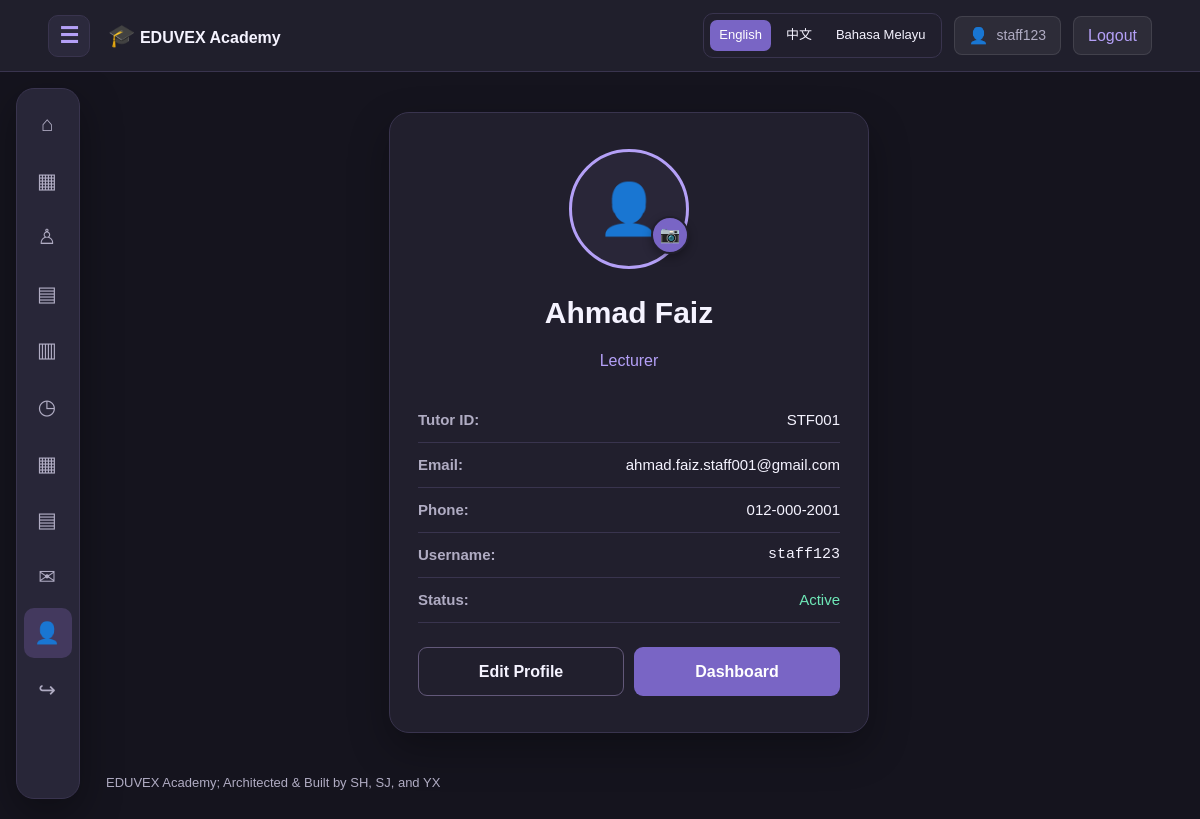
The page /tutor/profile.php (signed in) on the database its author committed.
### tables this page shows
CREATE TABLE IF NOT EXISTS user_accounts (
    user_id BIGINT UNSIGNED AUTO_INCREMENT PRIMARY KEY,
    username VARCHAR(100) NOT NULL UNIQUE,
    email VARCHAR(180) NOT NULL UNIQUE,
    password_hash VARCHAR(255) NOT NULL,

    role ENUM(
        'admin',
        'staff',
        'student'
    ) NOT NULL,

    admin_id VARCHAR(12) UNIQUE NULL,
    staff_id VARCHAR(12) UNIQUE NULL,
    student_id VARCHAR(12) UNIQUE NULL,

    preferred_language VARCHAR(10) DEFAULT 'en',
    profile_image VARCHAR(255) DEFAULT NULL,
    is_active TINYINT(1) DEFAULT 1,
    created_at TIMESTAMP DEFAULT CURRENT_TIMESTAMP
);

CREATE TABLE IF NOT EXISTS staff (
    staff_id VARCHAR(12) PRIMARY KEY,
    staff_name VARCHAR(120) NOT NULL,
    staff_email VARCHAR(180) UNIQUE,
    staff_phone_number VARCHAR(30),
    staff_role VARCHAR(60)
);

### includes/functions.php (called while the page is built, shortened)
<?php
function h(mixed $value): string {
    return htmlspecialchars(
        (string)($value ?? ''),
        ENT_QUOTES | ENT_SUBSTITUTE,
        'UTF-8'
    );
}
function url(string $path = ''): string {
    return BASE_URL . '/' . ltrim($path, '/');
}
function logged_in(): bool {
    return isset($_SESSION['user_id']);
}
function me(): array {
    return [
        'id' => $_SESSION['user_id'] ?? null,
        'username' => $_SESSION['username'] ?? '',
        'role' => $_SESSION['role'] ?? ''
    ];
}

### tutor/profile.php (the view, shortened to what this page needs)
<?php
require_once __DIR__ . '/../config/database.php';
$userId = me()['id'] ?? null;
$staff_id = me()['staff_id'] ?? null;
if (!$staff_id && $userId) {
    $stmt = $pdo->prepare("SELECT staff_id FROM user_accounts WHERE user_id = ?");
    $stmt->execute([$userId]);
    $staff_id = $stmt->fetchColumn();
}
$stmt = $pdo->prepare("
    SELECT st.*, u.user_id, u.username, u.email as user_email, u.is_active, u.profile_image
    FROM staff st
    LEFT JOIN user_accounts u ON u.staff_id = st.staff_id
    WHERE st.staff_id = ?
");
$stmt->execute([$staff_id]);
$tutor = $stmt->fetch();
require __DIR__ . '/../includes/header.php';
?>
<div class="profile-card-portrait">
    <div class="profile-avatar-container">
        <?php if (!empty($tutor['profile_image']) && file_exists(__DIR__ . '/../' . $tutor['profile_image'])): ?>
            <img src="<?= h(url($tutor['profile_image'])) ?>" alt="Profile Picture" class="profile-avatar-img">
        <?php else: ?>
            <div class="profile-avatar-placeholder">👤</div>
        <?php endif; ?>
        <label for="profile_image" class="profile-upload-btn-badge" title="Change Profile Photo">
            📷
        </label>
    </div>
    <h2><?= h($tutor['staff_name'] ?? 'Tutor Profile') ?></h2>
    <p style="color: var(--accent); margin-top: -8px; margin-bottom: 20px;"><?= h($tutor['staff_role'] ?? 'Tutor') ?></p>
    <div id="profileViewMode">
        <ul class="profile-details-list">
            <li><strong>Tutor ID:</strong> <span><?= h($tutor['staff_id'] ?? 'N/A') ?></span></li>
            <li><strong>Email:</strong> <span><?= h($tutor['staff_email'] ?: $tutor['user_email']) ?></span></li>
            <li><strong>Phone:</strong> <span><?= h($tutor['staff_phone_number'] ?? 'N/A') ?></span></li>
            <li><strong>Username:</strong> <code><?= h($tutor['username'] ?? me()['username']) ?></code></li>
            <li><strong>Status:</strong> <span style="color: #6EE7B7;"><?= ($tutor['is_active'] ?? 1) ? 'Active' : 'Inactive' ?></span></li>
        </ul>
        <div style="display: flex; gap: 10px; margin-top: 24px;">
            <button type="button" class="button button-outline" onclick="toggleEditMode()" style="flex: 1;">Edit Profile</button>
            <a class="button" href="<?= h(url('tutor/dashboard.php')) ?>" style="flex: 1; text-align: center;">Dashboard</a>
        </div>
    </div>
</div>
<?php require __DIR__ . '/../includes/footer.php'; ?>

### includes/navbar.php
<?php
require_once __DIR__ . '/functions.php';
require_once __DIR__ . '/../config/database.php';
$account = logged_in() ? me() : null;
$role = $account['role'] ?? '';
$profileUrl = '#';
$profileImage = '';
if ($account && isset($pdo)) {
    $stmt = $pdo->prepare("SELECT profile_image FROM user_accounts WHERE user_id = ?");
    $stmt->execute([$account['id']]);
    $profileImage = $stmt->fetchColumn();
}
if ($role === 'admin') {
    $profileUrl = url('admin/profile.php');
} elseif ($role === 'staff') {
    $profileUrl = url('tutor/profile.php');
} elseif ($role === 'student') {
    $studentId = $account['student_id'] ?? '';
    $profileUrl = url('student_management/view_student.php?id=' . urlencode($studentId));
}
?>
<header class="site-header">
    <div class="header-brand">
        <button
            class="menu-toggle"
            type="button"
            aria-label="Expand navigation"
            aria-expanded="false"
            aria-controls="floating-navigation"
            data-menu-toggle>
            <span aria-hidden="true">☰</span>
        </button>
        <a class="brand"
           href="<?= h(url('index.php')) ?>">
            <span class="brand-mark">🎓</span>
            EDUVEX Academy
        </a>
    </div>
    <div class="header-actions" style="display: flex; align-items: center; gap: 12px;">
        <?php if ($account): ?>
            <a href="<?= h($profileUrl) ?>" class="header-btn-effect">
                <?php if (!empty($profileImage) && file_exists(__DIR__ . '/../' . $profileImage)): ?>
                    <img src="<?= h(url($profileImage)) ?>" alt="Avatar" style="width: 24px; height: 24px; border-radius: 50%; object-fit: cover;">
                <?php else: ?>
                    <span class="user-avatar-icon" style="font-size: 1rem;" aria-hidden="true">👤</span>
                <?php endif; ?>
                <span class="header-user" style="font-weight: 500;">
                    <?= h($account['username']) ?>
                </span>
            </a>
            <a href="<?= h(url('auth/logout.php')) ?>" class="header-btn-effect">
                Logout
            </a>
        <?php else: ?>
            <a href="<?= h(url('auth/login.php')) ?>" class="header-btn-effect">
                Sign In
            </a>
        <?php endif; ?>
    </div>
</header>

### assets/css/style.css (style rules this page uses)
:root { color-scheme: dark; --bg: #15141E; --surface: #211F2D; --surface2: #292638; --line: #39344E; --accent: #B4A0F7; --accent-dark: #7965C5; --text: #F5F3FF; --muted: #B0ACC3; --nav-width: 64px; --header-height: 72px; }
* { box-sizing: border-box; }
html { scroll-behavior: smooth; scroll-padding-top: 90px; }
body { margin: 0; background: var(--bg); color: var(--text); font-family: Arial, Helvetica, sans-serif; font-size: 16px; line-height: 1.6; }
a { color: var(--accent); text-decoration: none; }
button, input, select, textarea { font: inherit; }
button { cursor: pointer; }
h1, h2, h3 { line-height: 1.25; }
h2 { font-size: clamp(23px, 2.5vw, 32px); }
p { color: var(--muted); }
.site-header { height: var(--header-height); position: sticky; top: 0; z-index: 20; background: #201F2C; border-bottom: 1px solid var(--line); display: flex; align-items: center; justify-content: space-between; padding: 0 4%; gap: 12px; }
.header-brand, .header-actions { display: flex; align-items: center; gap: 18px; }
.brand { font-weight: 700; color: var(--text); white-space: nowrap; }
.brand-mark { color: var(--accent); font-size: 22px; }
.header-actions a { color: var(--accent); }
.header-user { color: var(--muted); font-size: 14px; }
.header-btn-effect { text-decoration: none; color: inherit; display: inline-flex; align-items: center; gap: 8px; padding: 6px 14px; background: rgba(255, 255, 255, 0.06); border: 1px solid rgba(255, 255, 255, 0.1); border-radius: 8px; transition: all 0.2s ease; }
.menu-toggle { display: grid; place-items: center; background: #2B293C; color: var(--accent); border: 1px solid var(--line); border-radius: 10px; width: 42px; height: 42px; padding: 0; font-size: 22px; }
.profile-card-portrait { max-width: 480px; margin: 40px auto; text-align: center; padding: 36px 28px; background: var(--surface); border: 1px solid var(--line); border-radius: 20px; box-shadow: 0 16px 40px rgba(0, 0, 0, 0.3); }
.profile-avatar-container { position: relative; width: 120px; height: 120px; margin: 0 auto 20px auto; }
.profile-avatar-placeholder { width: 120px; height: 120px; border-radius: 50%; background: var(--surface2); border: 3px solid var(--accent); display: flex; align-items: center; justify-content: center; font-size: 50px; color: var(--accent); margin: 0 auto; }
.profile-upload-btn-badge { position: absolute; bottom: 0; right: 0; background: var(--accent-dark); color: #fff; border: 2px solid var(--surface); border-radius: 50%; width: 38px; height: 38px; display: flex; align-items: center; justify-content: center; cursor: pointer; font-size: 16px; transition: background 0.2s ease, transform 0.2s ease; box-shadow: 0 4px 10px rgba(0,0,0,0.3); }
.profile-details-list { text-align: left; margin: 24px 0; padding: 0; list-style: none; }
.profile-details-list li { padding: 10px 0; border-bottom: 1px solid var(--line); display: flex; justify-content: space-between; font-size: 15px; }
.profile-details-list li strong { color: var(--muted); }
label { display: block; margin-bottom: 15px; font-weight: 600; }
button, .button { display: inline-block; padding: 11px 18px; border: 1px solid transparent; border-radius: 9px; background: var(--accent-dark); color: #FFFFFF; font-weight: 600; text-decoration: none; }
.menu-toggle { display: grid; place-items: center; padding: 0; background: #2B293C; color: var(--accent); border: 1px solid var(--line); }
.button-outline { background: transparent; border-color: #625879; color: var(--text); }

### includes/site_language.php (style rules this page uses)
body { top: 0 !important; }

### rows shown on the page
user_accounts: username "staff123", staff.staff_name "Ahmad Faiz", staff.staff_role "Lecturer", staff.staff_id "STF001", staff.staff_email "ahmad.faiz.staff001@gmail.com", staff.staff_phone_number "012-000-2001"

### other values the page prints
$symbol "⌂"
$symbol "▦"
$symbol "♙"
$symbol "▤"
$symbol "▥"
$symbol "◷"
$symbol "✉"
$symbol "👤"
$symbol "↪"
$name "English"
$name "中文"
$name "Bahasa Melayu"
